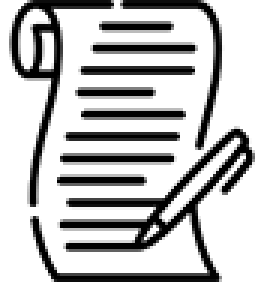
#> input picture img/bill-bw.png, 88 x 94 px (shown 3 times larger); its folder holds 2 pictures in this run
$ python pixelator.py
#> lines starting #> are read from the running program, lines starting #| are printed output that depends on the picture; after the words box and inside, x2 and y2 are one past the last pixel; in counts of white or black regions, pixels touching at a corner belong together
import numpy as np
import json
import cv2

ASSET_NAMES = ["bill", "filibuster", "veto", "novotes"]

for asset_name in ASSET_NAMES:
    img = cv2.imread(f"img/{asset_name}-bw.png", cv2.IMREAD_GRAYSCALE)
#> img is the input picture: shape (94, 88); min 0, max 255, mean 189
    _, img = cv2.threshold(img, 0, 255, cv2.THRESH_BINARY_INV)
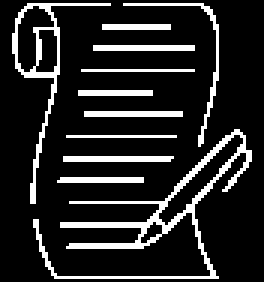
#> img: shape (94, 88) (shown 3 times larger); 14.9% white in thin lines or dots, all inside (x1, y1, x2, y2) = (4, 1, 84, 93)

    cv2.imshow("Preview", img)
    cv2.waitKey(0)

    output = np.zeros_like(img)
    for y in range(img.shape[0]):
        for x in range(img.shape[1]):
            pixel = img[y, x]
            if pixel == 255:
                output[y, x] = 1

    output = output.tolist()
#> output = 94 items
    print(f"Saved {len(output)}x{len(output[0])} bitmap JSON for \"{asset_name}\" to directory.")
#| Saved 94x88 bitmap JSON for "bill" to directory.
    with open(f"bitmap/{asset_name}.json", "w") as f:
        f.write(json.dumps(output))
#> pass 2 of the loop `for asset_name in ASSET_NAMES:`:
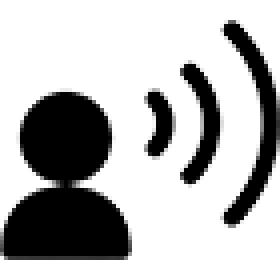
#> input picture img/filibuster-bw.png, 70 x 70 px (shown 4 times larger)
#> img is the input picture: shape (70, 70); min 0, max 255, mean 183.6
#> `_, img = cv2.threshold(img, 0, 255, cv2.THRESH_BINARY_INV)`:
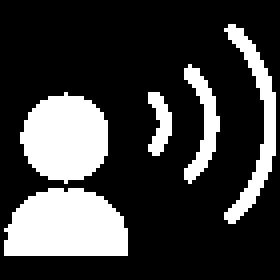
#> img: shape (70, 70) (shown 4 times larger); 24% white; 5 white regions, box (x1, y1, x2, y2) and area: (1, 47, 32, 64) 438, (5, 23, 27, 46) 378, (56, 6, 69, 56) 192, (46, 16, 55, 46) 112, (37, 23, 43, 39) 58
#> `output = output.tolist()`: output = 70 items
#| Saved 70x70 bitmap JSON for "filibuster" to directory.
#> (the run stopped early here; a loop or call above may not have finished)
